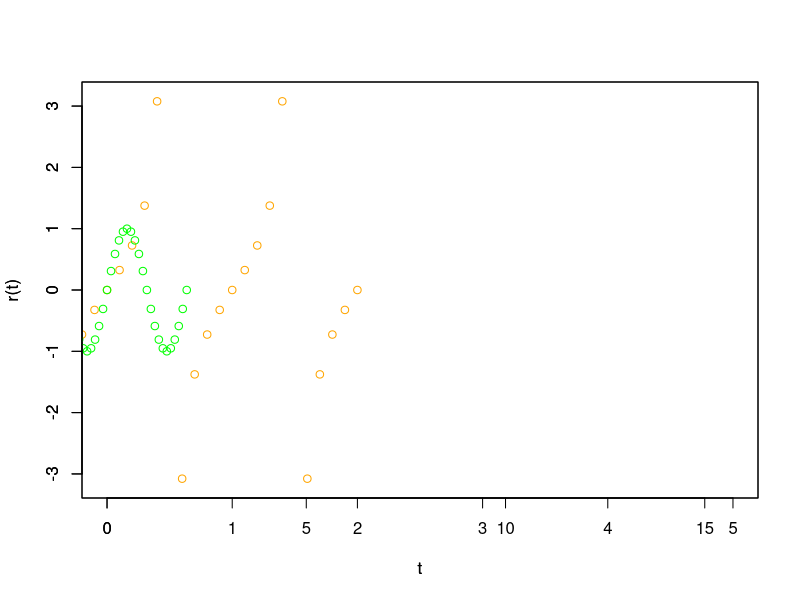

Reproduce this figure in R.

#Se igualan las ecuaciones para encontrar la interseccion
Fx <- function(x) tan(x*pi)-sin(x*pi)
fx<-function(x) tan(x*pi)
fx1<-function(x) sin(x*pi)

funcionraiz <- function(a,err) {
  v<-vector()
  x<-a
  c<-3
  x1<-Fx(x)
  cat(x1)
  cat("Iter=",1,"\tX=",x1*pi,"\tE="," ","\n")
  v<-c(v,x1)
  x2<-((1)-(((x1)*((1)-(0)))/((x1)-(0))))
  cat("Iter=",2,"\tX=",x2*pi,"\tE=",abs(x2-x1),"\n")
  v<-c(v,x2)
  repeat {
    x<-((c-1)-(((v[c-1])*((c-1)-(c-2)))/((v[c-1])-(v[c-2]))))
    error<-abs(Fx(x)-v[c-1])
    v<-c(v,x)
    cat("Iter=",c,"\tX=",x,"\tE=",error,"\n")
    c<-c+1
    if(error< err) break;
    
  }
  #La raiz de la ecuacion es 2pi y las siguientes raices son 2pi+1
  cat("Se encontro la raiz ",x*pi," en ",c," iteraciones","\n")
  
  cat("La siguiente raiz es",(x*pi)+1)
}
funcionraiz((251515/5151),1e-9)
x = seq(-4,2,0.1)
plot(x,fx(x),type="p",xlim=c(0,5),ylim=c(-pi,pi),col="orange",xlab="t",ylab="r(t)")
par(new=TRUE)
plot(x,fx1(x),type="p",xlim=c(0,5*pi),ylim=c(-pi,pi),col="green",xlab="t",ylab="r(t)")


